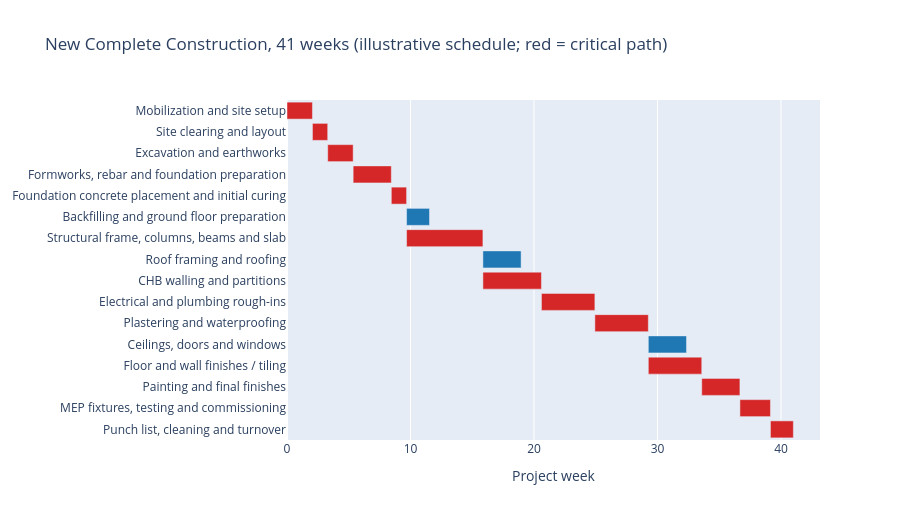

Write notebook code for a chart like this one.
### Markdown cell above
### Checks

### Code cell
for scope, weeks in [("New Complete Construction", 41), ("Shell and Core", 28), ("Major Renovation or Fit-Out", 28)]:
    s = build_schedule(weeks, scope)
    print(f"{scope}: ends at week {s['end_week'].max():.1f} | critical = {s.loc[s['critical'], 'wbs'].tolist()}")

s = build_schedule(41, "New Complete Construction")
display(s.round(1))
gantt(s, "New Complete Construction, 41 weeks").show()

### Figure 1 — Plotly figure (JSON) as saved in the notebook; plotly's stock layout.template omitted (floating-point values rounded to 4 significant figures)
{"data": [{"base": [0, 2.06, 3.296, 5.357, 8.447, 9.683, 9.683, 15.86, 15.86, 20.6, 24.93, 29.26, 29.26, 33.58, 36.67, 39.15], "customdata": [[0.0], [0.0], [0.0], [0.0], [0.0], [29.5], [0.0], [11.5], [0.0], [0.0], [0.0], [1.2], [0.0], [0.0], [0.0], [0.0]], "hovertemplate": "%{y}<br>Duration: %{x:.1f} wk<br>Float: %{customdata[0]} wk<extra></extra>", "marker": {"color": ["#d62728", "#d62728", "#d62728", "#d62728", "#d62728", "#1f77b4", "#d62728", "#1f77b4", "#d62728", "#d62728", "#d62728", "#1f77b4", "#d62728", "#d62728", "#d62728", "#d62728"]}, "orientation": "h", "type": "bar", "x": [2.06, 1.236, 2.06, 3.09, 1.236, 1.854, 6.181, 3.09, 4.739, 4.327, 4.327, 3.09, 4.327, 3.09, 2.472, 1.854], "y": ["Mobilization and site setup", "Site clearing and layout", "Excavation and earthworks", "Formworks, rebar and foundation preparation", "Foundation concrete placement and initial curing", "Backfilling and ground floor preparation", "Structural frame, columns, beams and slab", "Roof framing and roofing", "CHB walling and partitions", "Electrical and plumbing rough-ins", "Plastering and waterproofing", "Ceilings, doors and windows", "Floor and wall finishes / tiling", "Painting and final finishes", "MEP fixtures, testing and commissioning", "Punch list, cleaning and turnover"]}], "layout": {"height": 520, "title": {"text": "New Complete Construction, 41 weeks (illustrative schedule; red = critical path)"}, "xaxis": {"title": {"text": "Project week"}}, "yaxis": {"autorange": "reversed"}}}
